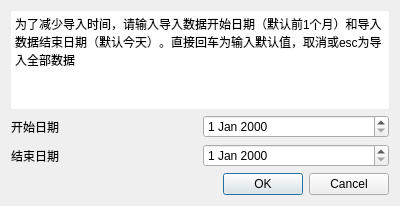
<?xml version="1.0" encoding="UTF-8"?>
<ui version="4.0">
 <class>Dialog</class>
 <widget class="QDialog" name="Dialog">
  <property name="geometry">
   <rect>
    <x>0</x>
    <y>0</y>
    <width>400</width>
    <height>206</height>
   </rect>
  </property>
  <property name="windowTitle">
   <string>Dialog</string>
  </property>
  <layout class="QVBoxLayout" name="verticalLayout">
   <item>
    <widget class="QTextBrowser" name="textBrowser">
     <property name="sizePolicy">
      <sizepolicy hsizetype="Expanding" vsizetype="Preferred">
       <horstretch>0</horstretch>
       <verstretch>0</verstretch>
      </sizepolicy>
     </property>
     <property name="autoFillBackground">
      <bool>false</bool>
     </property>
     <property name="frameShape">
      <enum>QFrame::NoFrame</enum>
     </property>
     <property name="frameShadow">
      <enum>QFrame::Sunken</enum>
     </property>
     <property name="lineWrapMode">
      <enum>QTextEdit::WidgetWidth</enum>
     </property>
     <property name="html">
      <string>&lt;!DOCTYPE HTML PUBLIC &quot;-//W3C//DTD HTML 4.0//EN&quot; &quot;http://www.w3.org/TR/REC-html40/strict.dtd&quot;&gt;
&lt;html&gt;&lt;head&gt;&lt;meta name=&quot;qrichtext&quot; content=&quot;1&quot; /&gt;&lt;style type=&quot;text/css&quot;&gt;
p, li { white-space: pre-wrap; }
&lt;/style&gt;&lt;/head&gt;&lt;body style=&quot; font-family:'SimSun'; font-size:9pt; font-weight:400; font-style:normal;&quot;&gt;
&lt;p style=&quot; margin-top:0px; margin-bottom:0px; margin-left:0px; margin-right:0px; -qt-block-indent:0; text-indent:0px;&quot;&gt;为了减少导入时间，请输入导入数据开始日期（默认前1个月）和导入数据结束日期（默认今天）。直接回车为输入默认值，取消或esc为导入全部数据&lt;/p&gt;&lt;/body&gt;&lt;/html&gt;</string>
     </property>
    </widget>
   </item>
   <item>
    <layout class="QHBoxLayout" name="horizontalLayout_2">
     <item>
      <widget class="QLabel" name="label">
       <property name="text">
        <string>开始日期</string>
       </property>
      </widget>
     </item>
     <item>
      <widget class="QDateEdit" name="start_date"/>
     </item>
    </layout>
   </item>
   <item>
    <layout class="QHBoxLayout" name="horizontalLayout_3">
     <item>
      <widget class="QLabel" name="label_2">
       <property name="text">
        <string>结束日期</string>
       </property>
      </widget>
     </item>
     <item>
      <widget class="QDateEdit" name="end_date"/>
     </item>
    </layout>
   </item>
   <item>
    <layout class="QHBoxLayout" name="horizontalLayout_4" stretch="0">
     <item>
      <widget class="QDialogButtonBox" name="buttonBox">
       <property name="standardButtons">
        <set>QDialogButtonBox::Cancel|QDialogButtonBox::Ok</set>
       </property>
      </widget>
     </item>
    </layout>
   </item>
  </layout>
 </widget>
 <resources/>
 <connections>
  <connection>
   <sender>buttonBox</sender>
   <signal>accepted()</signal>
   <receiver>Dialog</receiver>
   <slot>accept()</slot>
   <hints>
    <hint type="sourcelabel">
     <x>275</x>
     <y>179</y>
    </hint>
    <hint type="destinationlabel">
     <x>199</x>
     <y>102</y>
    </hint>
   </hints>
  </connection>
  <connection>
   <sender>buttonBox</sender>
   <signal>rejected()</signal>
   <receiver>Dialog</receiver>
   <slot>reject()</slot>
   <hints>
    <hint type="sourcelabel">
     <x>275</x>
     <y>179</y>
    </hint>
    <hint type="destinationlabel">
     <x>199</x>
     <y>102</y>
    </hint>
   </hints>
  </connection>
 </connections>
</ui>
